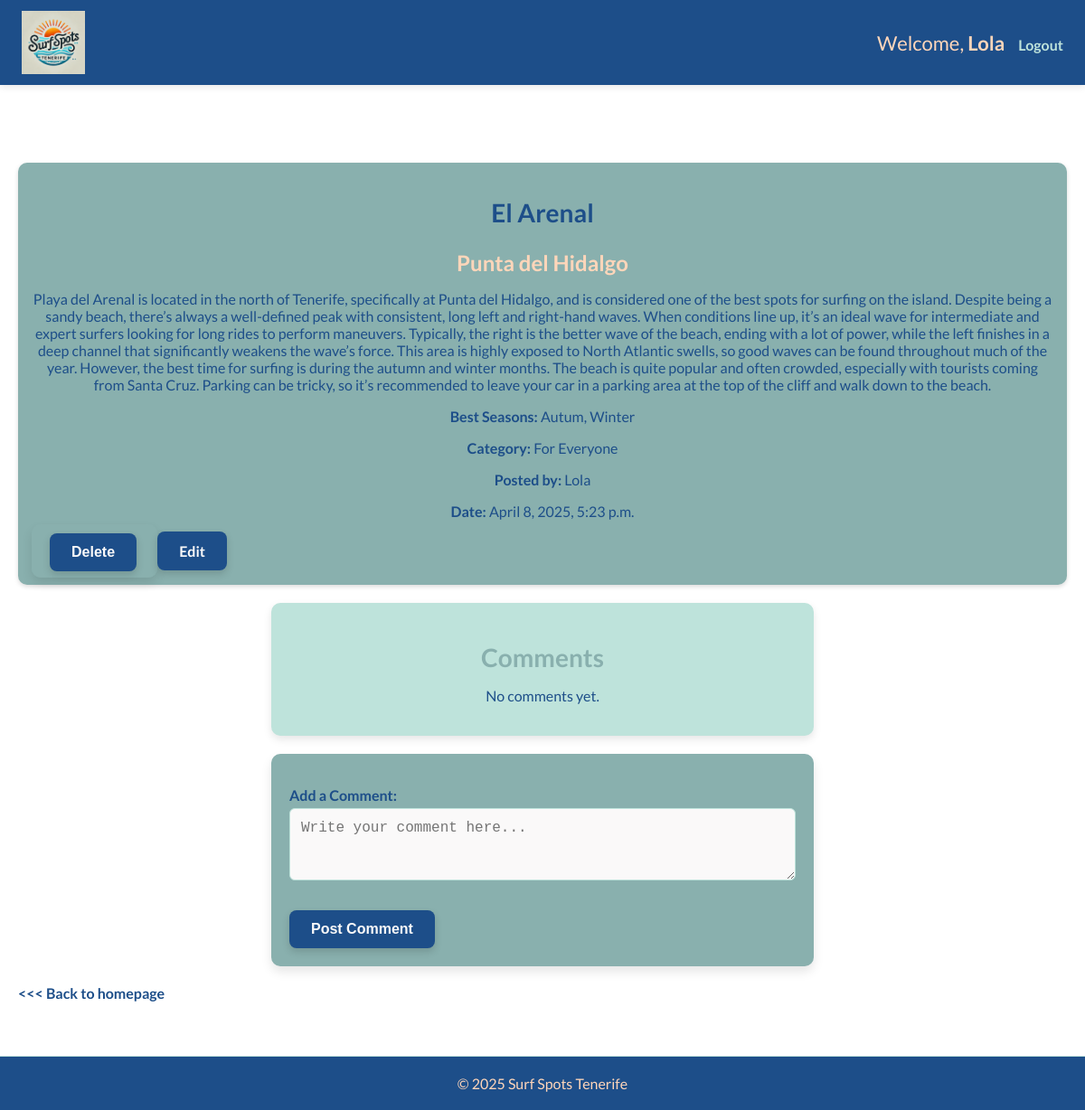
Before: /surf_spots/detail/20/ (signed in) with the older database file.
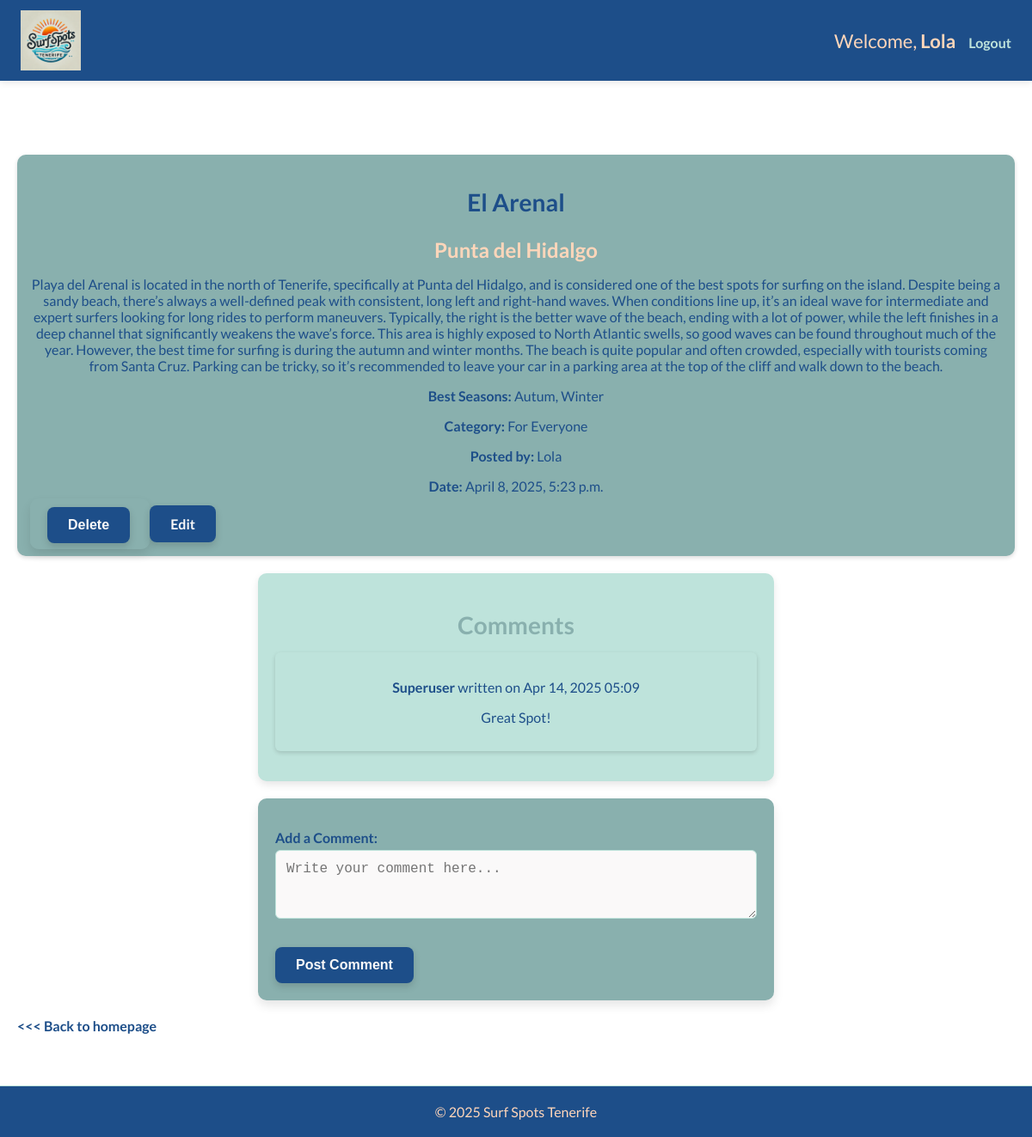
After: the same page with the newer database file.
### users_account/models.py (models this page shows, shortened)
class Comment(models.Model):
    surf_spot = models.ForeignKey(SurfSpot, on_delete=models.CASCADE, related_name="comments")#a foreign key to the Surf Spot linking to each comment.
    user = models.ForeignKey(settings.AUTH_USER_MODEL, on_delete=models.CASCADE)
    content = models.TextField() #content of the comment
    created_at = models.DateTimeField(auto_now_add=True) # timestamp when was the comment created

class NovaUser(AbstractUser):
    pass

### users_account/views.py (the view)
# urls.py: path('surf_spots/detail/<int:spot_id>/', views.surf_spot_detail, name='surf_spot_detail'),
@login_required
def surf_spot_detail(request, spot_id):
    form = CommentForm()
    surf_spot = get_object_or_404(SurfSpot, id=spot_id)
    return render(request, 'users_account/surf_spot_detail.html', {'surf_spot': surf_spot, 'comment_form': form})

### users_account/forms.py
class CommentForm (forms.ModelForm):
    class Meta:
        model = Comment
        fields = ['content'] # Only include the content field for user input
        widgets = {
            'content': forms.Textarea(attrs={
                'class': 'form-control',
                'placeholder': 'Write your comment here...',
                'rows': 3,
            })
        }
        labels = {
            'content': 'Add a Comment',
        }

### users_account/templates/users_account/surf_spot_detail.html (shortened to what this page needs)
{% extends 'base.html' %}
{% block content %}
<div class="main-content">
    <div class="surf-spot">
        <h2 class="spot-title">{{ surf_spot.title }}</h2>
        <h3><strong> {{ surf_spot.location }} </strong></h3>
        <p>{{ surf_spot.description }}</p>
        <p><strong>Best Seasons:</strong> {{ surf_spot.best_seasons }}</p>
        <p><strong>Category:</strong> {{ surf_spot.category }}</p>
        <p><strong>Posted by:</strong> {{ surf_spot.user.username }}</p>
        <p><strong>Date:</strong> {{ surf_spot.created_at }}</p>
        {% if request.user.is_superuser or surf_spot.user == request.user %}
        <form method="POST" action="{% url 'delete_post' surf_spot.id %}" style="display:inline;">
            <button type="submit" class="btn-primary"
                onclick="return confirm('Are you sure you want to delete this surf spot?');">Delete</button>
        </form>
        <a href="{% url 'edit_post' surf_spot.id %}" class="edit-btn">Edit</a>
        {% endif %}
    </div>
    <div class="comments-section">
        <h2>Comments</h2>
        {% if surf_spot.comments.exists %}
        {% for comment in surf_spot.comments.all %}
        <div class="comment">
            <p><strong>{{ comment.user.username }}</strong> written on {{ comment.created_at|date:"M d, Y H:i" }}
            </p>
            <p>{{ comment.content }}</p>
        </div>
        {% endfor %}
        {% else %}
        <p>No comments yet.</p>
        {% endif %}
    </div>
    {% if request.user.is_authenticated %}
    <div class="comment-form">
        <form method="POST" action="{% url 'add_comment' surf_spot.id %}">
            {{ comment_form.as_p }}
            <button type="submit" class="btn-primary">Post Comment</button>
        </form>
    </div>
    <a href="{% url 'home' %}" class="link">
        <<< Back to homepage</a>
            {% else %}
            <p>You must <a href="{% url 'login' %}">Log in</a> to post a comment.</p>
            {% endif %}
</div>
{% endblock %}

Changed rows visible on the page:
added Comment: user.username "Superuser", created_at "Apr 14, 2025 05:09", content "Great Spot!"
Other visible differences:
text no longer shown: "No comments yet."
